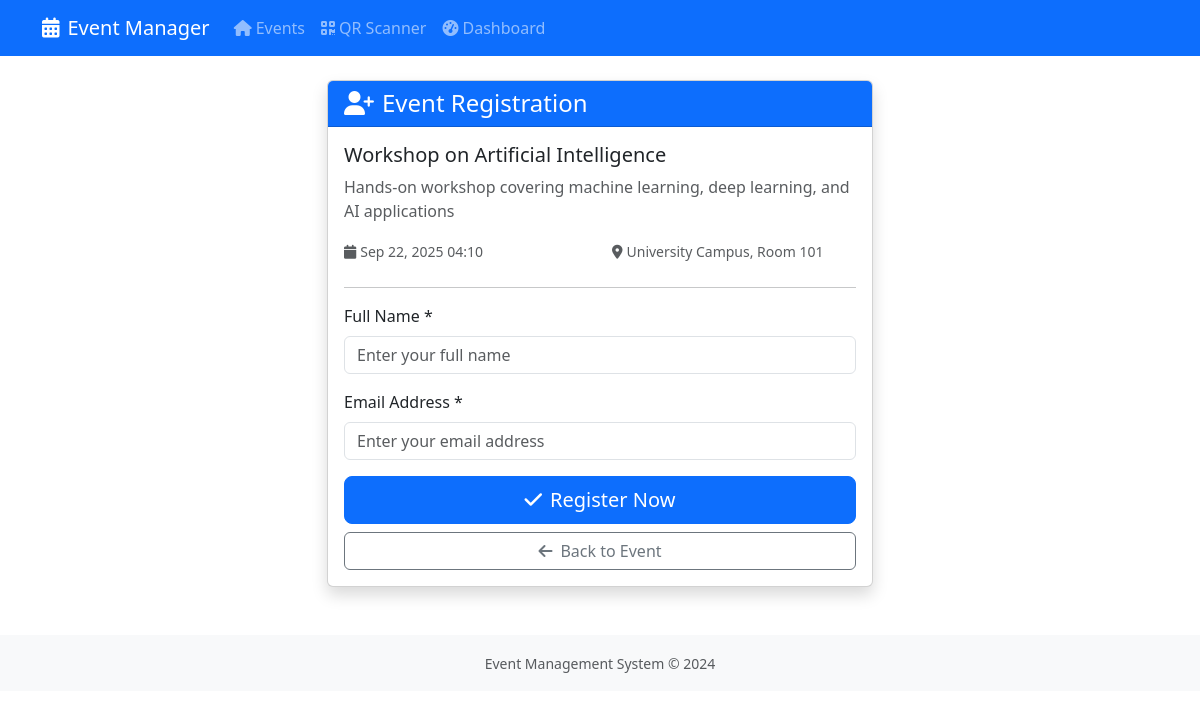
/event/2/register/, run on the app's committed database.
### events/models.py (models this page shows, shortened)
class Event(models.Model):
    name = models.CharField(max_length=200)
    description = models.TextField(blank=True)
    date = models.DateTimeField()
    location = models.CharField(max_length=200)
    created_at = models.DateTimeField(auto_now_add=True)
    is_active = models.BooleanField(default=True)

### events/views.py (the view)
# urls.py: path('event/<int:event_id>/register/', views.register, name='register'),
def register(request, event_id):
    event = get_object_or_404(Event, id=event_id)
    if request.method == 'POST':
        form = RegistrationForm(request.POST)
        if form.is_valid():
            registration = form.save(commit=False)
            registration.event = event
            if Registration.objects.filter(event=event, email=registration.email).exists():
                messages.error(request, 'This email is already registered for this event.')
                return render(request, 'events/register.html', {'form': form, 'event': event})
            registration.save()
            messages.success(request, f'Successfully registered! Your registration ID is: {registration.registration_id}')
            return redirect('registration_success', registration_id=registration.registration_id)
    else:
        form = RegistrationForm()
    return render(request, 'events/register.html', {'form': form, 'event': event})

### events/forms.py (shortened to what this page needs)
class RegistrationForm(forms.ModelForm):
    class Meta:
        model = Registration
        fields = ['name', 'email']
        widgets = {
            'name': forms.TextInput(attrs={
                'class': 'form-control',
                'placeholder': 'Enter your full name',
                'required': True
            }),
            'email': forms.EmailInput(attrs={
                'class': 'form-control',
                'placeholder': 'Enter your email address',
                'required': True
            }),
        }

### templates/events/register.html (shortened to what this page needs)
{% extends 'base.html' %}
{% block content %}
<div class="row justify-content-center">
    <div class="col-md-8 col-lg-6">
        <div class="card shadow">
            <div class="card-header bg-primary text-white">
                <h4 class="mb-0"><i class="fas fa-user-plus me-2"></i>Event Registration</h4>
            </div>
            <div class="card-body">
                <div class="mb-4">
                    <h5>{{ event.name }}</h5>
                    <p class="text-muted">{{ event.description }}</p>
                    <div class="row">
                        <div class="col-sm-6">
                            <small class="text-muted">
                                <i class="fas fa-calendar me-1"></i>{{ event.date|date:"M d, Y H:i" }}
                            </small>
                        </div>
                        <div class="col-sm-6">
                            <small class="text-muted">
                                <i class="fas fa-map-marker-alt me-1"></i>{{ event.location }}
                            </small>
                        </div>
                    </div>
                </div>
                <hr>
                <form method="post">
                    <div class="mb-3">
                        <label for="{{ form.name.id_for_label }}" class="form-label">Full Name *</label>
                        {{ form.name }}
                    </div>
                    <div class="mb-3">
                        <label for="{{ form.email.id_for_label }}" class="form-label">Email Address *</label>
                        {{ form.email }}
                    </div>
                    <div class="d-grid gap-2">
                        <button type="submit" class="btn btn-primary btn-lg">
                            <i class="fas fa-check me-2"></i>Register Now
                        </button>
                        <a href="{% url 'event_detail' event.id %}" class="btn btn-outline-secondary">
                            <i class="fas fa-arrow-left me-2"></i>Back to Event
                        </a>
                    </div>
                </form>
            </div>
        </div>
    </div>
</div>
{% endblock %}

### data on the page
Event: name "Workshop on Artificial Intelligence", description "Hands-on workshop covering machine learning, deep learning, and AI applications", date "Sep 22, 2025 04:10", location "University Campus, Room 101"
